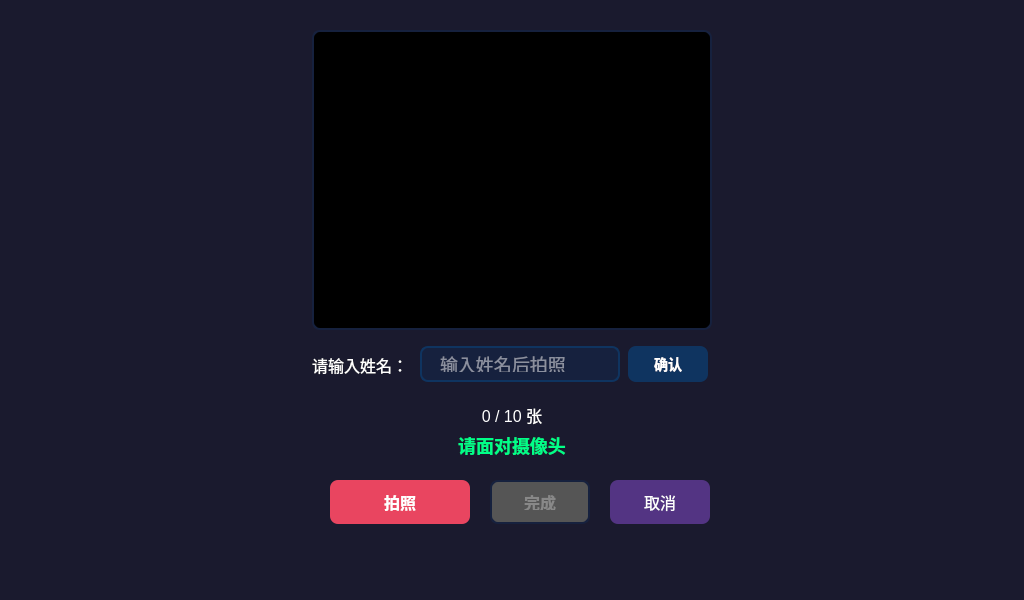
<?xml version="1.0" encoding="UTF-8"?>
<ui version="4.0">
 <class>RegisterDlg</class>
 <widget class="QDialog" name="RegisterDlg">
  <property name="geometry">
   <rect>
    <x>0</x>
    <y>0</y>
    <width>1024</width>
    <height>600</height>
   </rect>
  </property>
  <property name="windowTitle">
   <string>人脸注册</string>
  </property>
  <property name="styleSheet">
   <string notr="true">
QDialog#RegisterDlg {
    background-color: #1a1a2e;
}
QFrame#cameraFrame {
    background-color: #000000;
    border: 2px solid #16213e;
    border-radius: 8px;
}
QLabel#label {
    color: #ffffff;
    font-size: 16px;
    background: transparent;
}
QLabel#statusLabel {
    color: #00ff88;
    font-size: 18px;
    font-weight: bold;
    background: transparent;
}
QLabel#progressLabel {
    color: #ffffff;
    font-size: 16px;
    background: transparent;
}
QLineEdit#nameEdit {
    background: #16213e;
    color: #ffffff;
    font-size: 18px;
    border: 2px solid #0f3460;
    border-radius: 8px;
    padding: 8px 16px;
}
QPushButton#captureBt {
    background: #e94560;
    color: #ffffff;
    font-size: 16px;
    font-weight: bold;
    border: none;
    border-radius: 8px;
    padding: 12px 24px;
}
QPushButton#captureBt:hover {
    background: #ff6b6b;
}
QPushButton#captureBt:disabled {
    background: #555555;
    color: #888888;
}
QPushButton#doneBt {
    background: #0f3460;
    color: #ffffff;
    font-size: 16px;
    font-weight: bold;
    border: 2px solid #16213e;
    border-radius: 8px;
    padding: 12px 24px;
}
QPushButton#doneBt:disabled {
    background: #555555;
    color: #888888;
}
QPushButton#cancelBt {
    background: #533483;
    color: #ffffff;
    font-size: 16px;
    border-radius: 8px;
    padding: 12px 24px;
}
QPushButton#confirmBt {
    background: #0f3460;
    color: #ffffff;
    font-size: 14px;
    font-weight: bold;
    border: none;
    border-radius: 8px;
    padding: 8px 16px;
}
QPushButton#confirmBt:hover {
    background: #16213e;
}
QPushButton#confirmBt:disabled {
    background: #555555;
    color: #888888;
}
   </string>
  </property>
  <widget class="QFrame" name="cameraFrame" native="true">
   <property name="geometry">
    <rect>
     <x>312</x>
     <y>30</y>
     <width>400</width>
     <height>300</height>
    </rect>
   </property>
   <widget class="QLabel" name="cameraLabel">
    <property name="geometry">
     <rect>
      <x>0</x>
      <y>0</y>
      <width>400</width>
      <height>300</height>
     </rect>
    </property>
    <property name="text">
     <string/>
    </property>
    <property name="scaledContents">
     <bool>true</bool>
    </property>
    <property name="alignment">
     <set>Qt::AlignCenter</set>
    </property>
   </widget>
  </widget>
  <widget class="QLabel" name="label">
   <property name="geometry">
    <rect>
     <x>312</x>
     <y>350</y>
     <width>100</width>
     <height>30</height>
    </rect>
   </property>
   <property name="text">
    <string>请输入姓名：</string>
   </property>
  </widget>
  <widget class="QLineEdit" name="nameEdit">
   <property name="geometry">
    <rect>
     <x>420</x>
     <y>346</y>
     <width>200</width>
     <height>36</height>
    </rect>
   </property>
   <property name="placeholderText">
    <string>输入姓名后拍照</string>
   </property>
  </widget>
  <widget class="QPushButton" name="confirmBt">
   <property name="geometry">
    <rect>
     <x>628</x>
     <y>346</y>
     <width>80</width>
     <height>36</height>
    </rect>
   </property>
   <property name="text">
    <string>确认</string>
   </property>
  </widget>
  <widget class="QLabel" name="progressLabel">
   <property name="geometry">
    <rect>
     <x>312</x>
     <y>400</y>
     <width>400</width>
     <height>30</height>
    </rect>
   </property>
   <property name="text">
    <string>0 / 10 张</string>
   </property>
   <property name="alignment">
    <set>Qt::AlignCenter</set>
   </property>
  </widget>
  <widget class="QLabel" name="statusLabel">
   <property name="geometry">
    <rect>
     <x>312</x>
     <y>430</y>
     <width>400</width>
     <height>30</height>
    </rect>
   </property>
   <property name="text">
    <string>请面对摄像头</string>
   </property>
   <property name="alignment">
    <set>Qt::AlignCenter</set>
   </property>
  </widget>
  <widget class="QPushButton" name="captureBt">
   <property name="geometry">
    <rect>
     <x>330</x>
     <y>480</y>
     <width>140</width>
     <height>44</height>
    </rect>
   </property>
   <property name="text">
    <string>拍照</string>
   </property>
  </widget>
  <widget class="QPushButton" name="doneBt">
   <property name="geometry">
    <rect>
     <x>490</x>
     <y>480</y>
     <width>100</width>
     <height>44</height>
    </rect>
   </property>
   <property name="enabled">
    <bool>false</bool>
   </property>
   <property name="text">
    <string>完成</string>
   </property>
  </widget>
  <widget class="QPushButton" name="cancelBt">
   <property name="geometry">
     <rect>
      <x>610</x>
      <y>480</y>
      <width>100</width>
      <height>44</height>
     </rect>
    </property>
    <property name="text">
     <string>取消</string>
    </property>
   </widget>
 </widget>
 <resources/>
 <connections/>
</ui>
